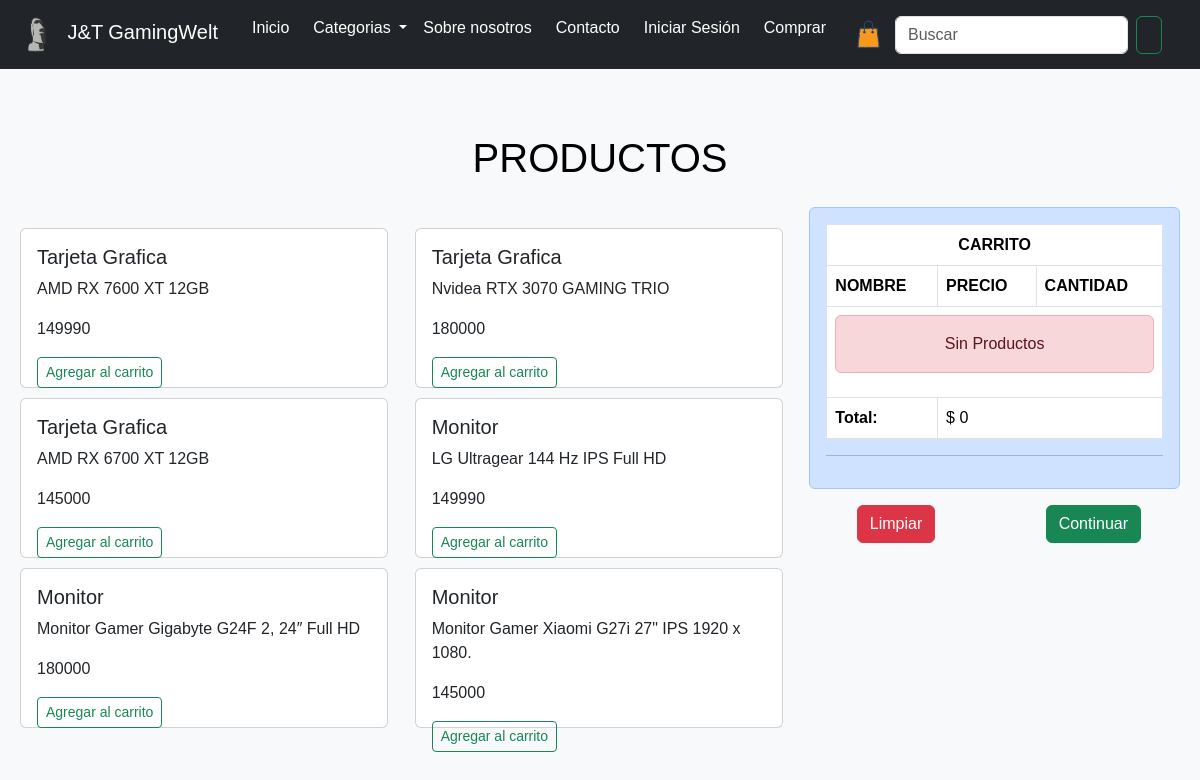
The page /tienda on the database its author committed.
### JyT/models.py (models this page shows, shortened)
class Producto(models.Model):
    nombrep = models.CharField(max_length=100)
    precio = models.IntegerField()
    descripcion = models.TextField(max_length=500)

### JyT/views.py (the view)
# urls.py: path("tienda", views.tienda, name="Tienda"),
def tienda(request):
        productos = Producto.objects.all()
        return render(request,"pages/tienda.html" , {'productos':productos})

### JyT/context_processors.py (called while the page is built)
def total_carrito(request):
    total = 0
    if request.user.is_authenticated:
        if "carrito" in request.session:
            carrito = request.session["carrito"]
            for key, value in carrito.items():
                total += int(value["precio"])
    return {"total_carrito": total}

### JyT/templates/pages/tienda.html (shortened to what this page needs)
{% load static %}
<!DOCTYPE html>
<html lang="en">
<head>
    <link rel="stylesheet" href="{% static 'CSS/bootstrap.min.css' %}">
    <link rel="stylesheet" href="{% static 'CSS/style.css' %}">
</head>
<body>
<nav class="navbar navbar-expand-lg navbar-dark bg-dark">
    <div class="container-fluid">
        <a class="navbar-brand" href="{% url 'index' %}">
            <img src="{% static 'img/moai.png' %}" width="50" height="35" class="d-inline-block align-top" alt="Logo"> J&T GamingWelt
        </a>
        <div class="collapse navbar-collapse justify-content-center" id="navbarNavDropdown">
            <ul class="navbar-nav">
                <li class="nav-item">
                    <a class="nav-link active me-2" aria-current="page" href="{% url 'index' %}">Inicio</a>
                </li>
                <li class="nav-item dropdown">
                    <a class="nav-link dropdown-toggle" href="#" role="button" data-bs-toggle="dropdown" aria-expanded="false"> Categorias </a>
                </li>
                <li class="nav-item">
                    <a class="nav-link active me-2" href="{% url 'sbnosotros' %}">Sobre nosotros</a>
                </li>
                <li class="nav-item">
                    <a class="nav-link active me-2" href="{% url 'contacto' %}">Contacto</a>
                </li>
                <li class="nav-item">
                    <a class="nav-link active me-2" href="{% url 'login' %}">Iniciar Sesión</a>
                </li>
                <li>
                    <a class="nav-link active me-2" href="{% url 'Tienda' %}">Comprar</a>
                </li>
                <li class="nav-item">
                    <a class="nav-link" href="#" id="carrito-img" data-bs-toggle="offcanvas" data-bs-target="#offcanvas" aria-controls="offcanvas">
                        <img src="{% static 'img/carrito.png' %}" width="37" height="37" alt="Carrito de compras">
                    </a>
                </li>
            </ul>
            <form class="d-flex">
                <input class="form-control me-2" type="search" placeholder="Buscar" aria-label="Search">
                <button class="btn btn-outline-success" type="submit"></button>
            </form>
        </div>
    </div>
</nav>
    <div class="container">
        <div class="row">
            <div class="col-12 align-self-center">
                <h1>PRODUCTOS</h1>
            </div>
        </div>
        <div class="row">
            <div class="col-8">
                <div class="row" style="padding: 16px 0;">
                    <div class="col-12">
                        <div class="row">
                            {% for producto in productos %}
                            <div class="col-6">
                                <div class="card" style="height: 10rem; width: 23rem; margin: 5px 0px;">
                                    <div class="card-body">
                                        <h5 class="card-title">{{ producto.nombrep }}</h5>
                                        <p class="card-text">{{ producto.descripcion }}</p>
                                        <p class="card-text">{{ producto.precio }}</p>
                                        <a href="{% url 'Add' producto.id %}" class="btn btn-outline-success btn-sm">Agregar al carrito</a>
                                    </div>
                                </div>
                            </div>
                            {% endfor %}
                        </div>
                    </div>
                </div>
            </div>
            <div class="col-4">
                {% include "carrito.html" %}
            </div>
        </div>
    </div>
</body>
</html>

### JyT/static/CSS/style.css (style rules this page uses)
body { font-family: Arial, sans-serif; margin: 0; padding: 0; background-color: #f8f9fa; }
.container { max-width: 1200px; margin: 0 auto; padding: 20px; }
.navbar { background-color: #343a40; margin-bottom: 20px; width: 100%; }
.navbar .form-control { width: 100%; max-width: 500px; margin-left: auto; margin-right: auto; }
.navbar-brand { margin-right: auto; font-size: 20px; }
.navbar-nav .nav-link { color: #ffffff; font-size: 16px; }
h1 { color: black; text-align: center; margin: 25px; }
.card { margin-bottom: 30px; }
body { overflow-x: hidden; }

### rows shown on the page
Producto: nombrep "Tarjeta Grafica", descripcion "AMD RX 7600 XT 12GB", precio "149990"
Producto: nombrep "Tarjeta Grafica", descripcion "Nvidea RTX 3070 GAMING TRIO", precio "180000"
Producto: nombrep "Tarjeta Grafica", descripcion "AMD RX 6700 XT 12GB", precio "145000"
Producto: nombrep "Monitor", descripcion "LG Ultragear 144 Hz IPS Full HD", precio "149990"
Producto: nombrep "Monitor", descripcion "Monitor Gamer Gigabyte G24F 2, 24″ Full HD", precio "180000"
Producto: nombrep "Monitor", descripcion "Monitor Gamer Xiaomi G27i 27\" IPS 1920 x 1080.", precio "145000"

### other values the page prints
{{ total_carrito }} "0"
